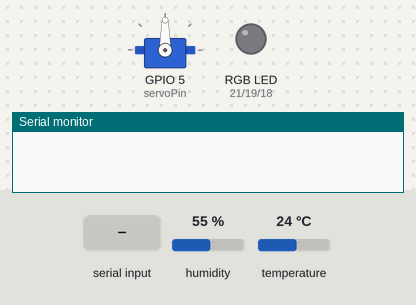
Bench run of a sketch on a simulated ESP32. Shown: servo, an RGB LED mixed from three pins (HIGH = lit), the last lines printed to the serial monitor. Inputs (shaded band) come from the test bench; at power-on: humidity 55 %, temperature 24 °C. Nothing arrives over Bluetooth unless stated.

Above: at 2.8 s.
2.9 s: "SERVO,\n" received over the second serial link
At 5.2 s:
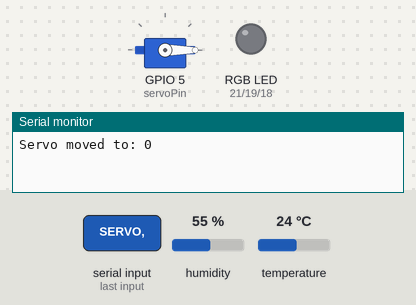
5.6 s: "LED,ON\n" received over the second serial link
At 6.4 s:
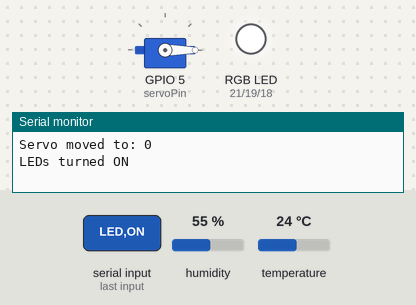
8.3 s: "SERVO,90\n" received over the second serial link
At 11.2 s:
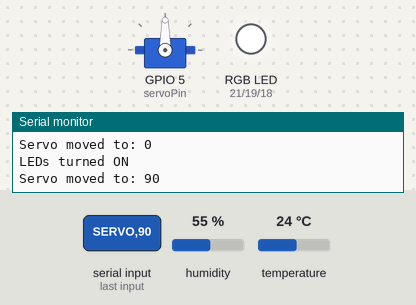
11.6 s: "SERVO,,45\n" received over the second serial link
At 13.6 s:
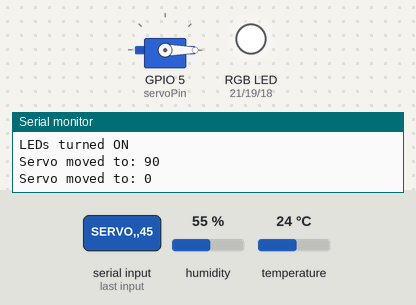
Timing chart, 0 to 15.1 s (numbered marks = the images above; inputs shaded):
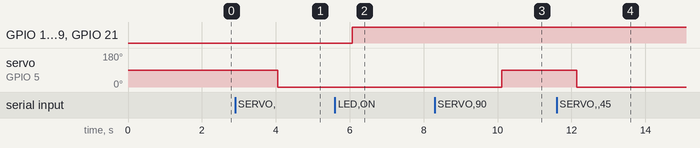

The sketch:

Arduino_code.ino
```cpp
#include <BluetoothSerial.h>
#include <Servo.h>
#include <DHT.h>

// Instancia de la clase Bluetooth
BluetoothSerial BT;

// Puertos GPIO para LEDs RGB y servo
const int redLed = 21, greenLed = 19, blueLed = 18;
int redColor = 0, greenColor = 0, blueColor = 0;

// Servo
Servo myServo;
const int servoPin = 5;

// Sensor DHT
#define DHTPIN 4  // Pin conectado al sensor DHT
#define DHTTYPE DHT11  // Cambia a DHT22 si usas ese modelo
DHT dht(DHTPIN, DHTTYPE);

// Inicialización de Bluetooth, puertos y periféricos
void setup() {
  Serial.begin(9600);
  BT.begin("ESP32");

  pinMode(redLed, OUTPUT);
  pinMode(greenLed, OUTPUT);
  pinMode(blueLed, OUTPUT);

  // Inicialización de LED
  analogWrite(redLed, 0);
  analogWrite(greenLed, 0);
  analogWrite(blueLed, 0);

  // Inicialización del servo
  myServo.attach(servoPin);

  // Inicialización del sensor DHT
  dht.begin();
}

void loop() {
  if (BT.available()) {
    // Leer los valores desde el Bluetooth
    String data = BT.readStringUntil('\n');
    parseData(data);
  }

  // Leer y enviar la temperatura
  float temp = dht.readTemperature();
  if (!isnan(temp)) {
    String tempStr = "TEMP," + String(temp);
    BT.println(tempStr);
  }

  delay(2000);  // Intervalo para leer la temperatura
}

void parseData(String data) {
  if (data.startsWith("RGB,")) {
    parseRGB(data.substring(4));
  } else if (data.startsWith("SERVO,")) {
    parseServo(data.substring(6));
  } else if (data.startsWith("LED,ON") || data.startsWith("LED,OFF")) {
    handleLedControl(data);
  } else {
    Serial.println("Comando no reconocido");
  }
}

void parseRGB(String data) {
  int commaIndex1 = data.indexOf(',');
  int commaIndex2 = data.lastIndexOf(',');

  if (commaIndex1 > 0 && commaIndex2 > commaIndex1) {
    redColor = data.substring(0, commaIndex1).toInt();
    greenColor = data.substring(commaIndex1 + 1, commaIndex2).toInt();
    blueColor = data.substring(commaIndex2 + 1).toInt();

    analogWrite(redLed, redColor);
    analogWrite(greenLed, greenColor);
    analogWrite(blueLed, blueColor);

    Serial.print("RGB set to: ");
    Serial.print(redColor);
    Serial.print(", ");
    Serial.print(greenColor);
    Serial.print(", ");
    Serial.println(blueColor);
  } else {
    Serial.println("Valor RGB incorrecto");
  }
}

void parseServo(String data) {
  int angle = data.toInt();
  if (angle >= 0 && angle <= 180) {
    myServo.write(angle);
    Serial.print("Servo moved to: ");
    Serial.println(angle);
  } else {
    Serial.println("Ángulo de servo incorrecto");
  }
}

void handleLedControl(String data) {
  if (data == "LED,ON") {
    analogWrite(redLed, 255);
    analogWrite(greenLed, 255);
    analogWrite(blueLed, 255);
    Serial.println("LEDs turned ON");
  } else if (data == "LED,OFF") {
    analogWrite(redLed, 0);
    analogWrite(greenLed, 0);
    analogWrite(blueLed, 0);
    Serial.println("LEDs turned OFF");
  }
}
```

Measured:
- after the input at 2.9 s, servo on GPIO 5 (servoPin): 90° → 0° after 1.1 s
- after the input at 5.6 s, GPIO 18 (blueLed), GPIO 19 (greenLed), GPIO 21 (redLed): LOW → HIGH after 0.47 s
- after the input at 8.3 s, servo on GPIO 5 (servoPin): 0° → 90° after 1.8 s
- after the input at 11.6 s, servo on GPIO 5 (servoPin): 90° → 0° after 0.54 s
